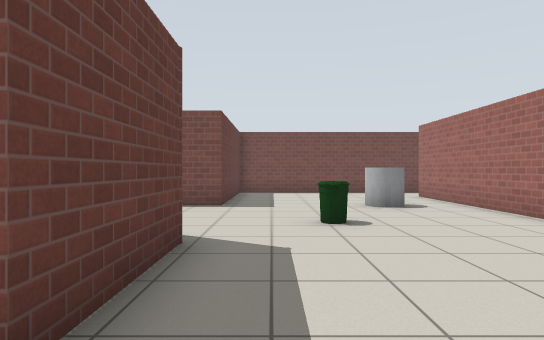
[1] (above)

16 first-person views from a walk through a world built for the Gazebo simulator. The camera is 0.94 m above the floor, looks level and sees 75° across. The floor is counted in squares, 1 m on a side. Each view is taken from the middle of a square. On the plan, view 1 faces up. The plan holds only what a view shows up to about 12 squares ahead; the rest is blank. The robots in the file are not drawn. Gazebo's built-in surfaces are drawn with simple patterns.

[2]
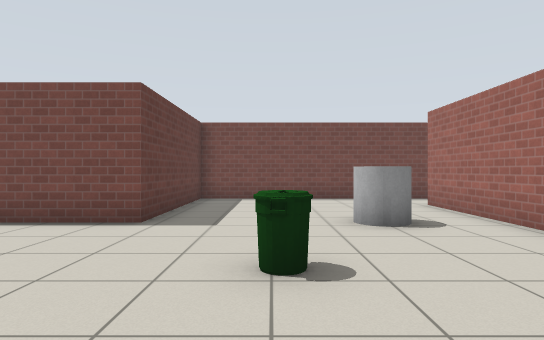

[3]
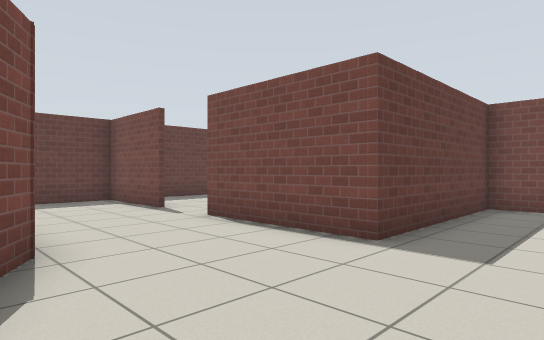

[4]
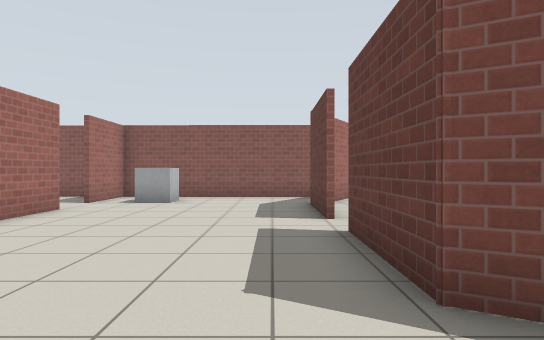

[5]
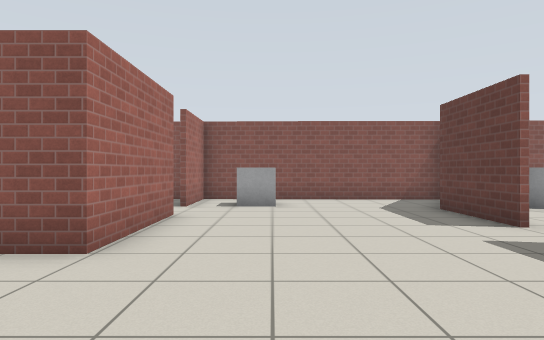

[6]
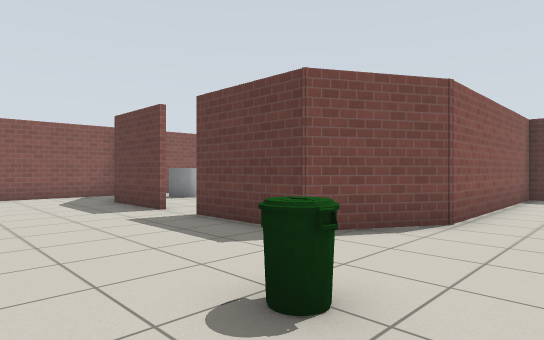

[7]
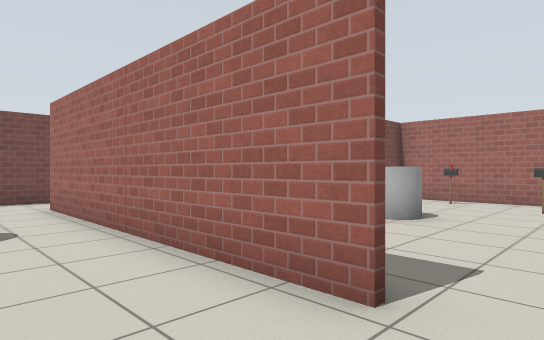

[8]
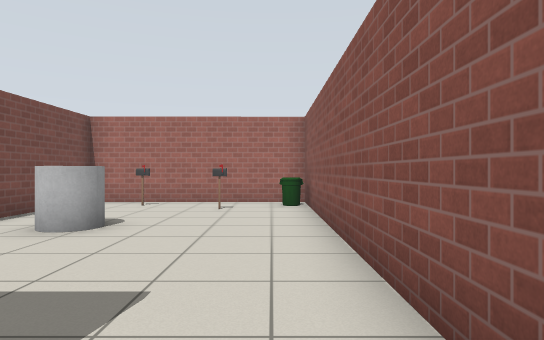

[9]
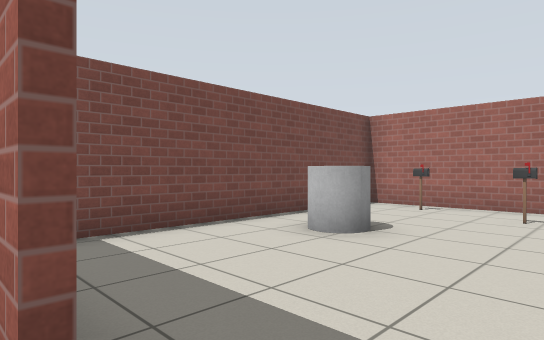

[10]
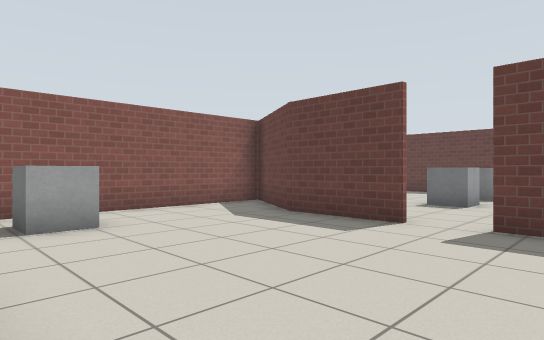

[11]
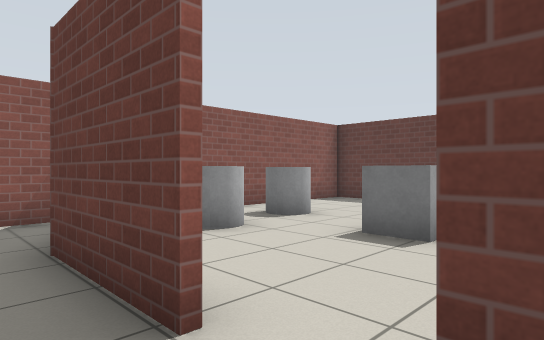

[12]
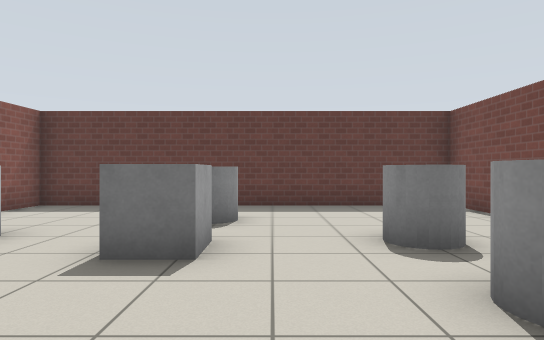

[13]
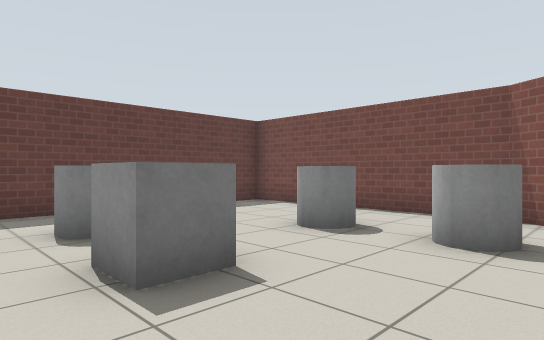

[14]
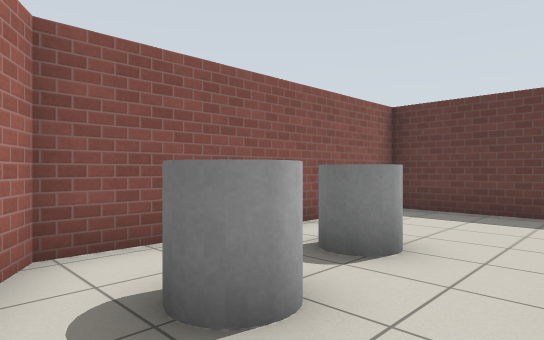

[15]
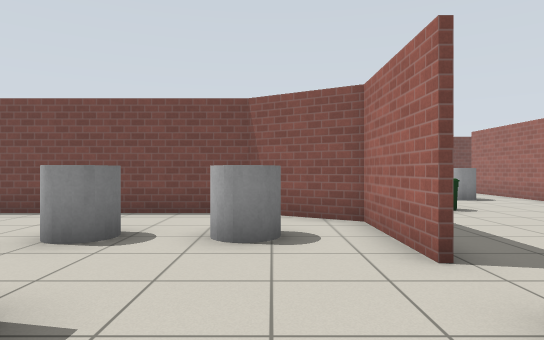

[16]
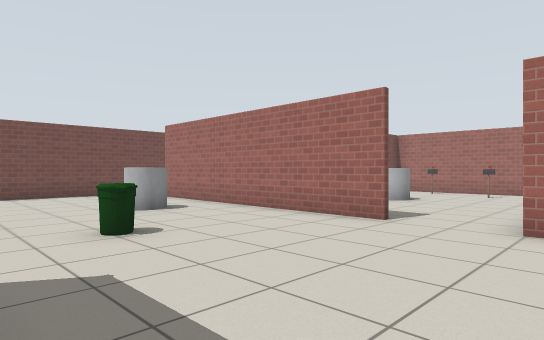

### Floor plan
Points are (right, up) in squares from view 1. A wall is a line through its corners. A room is listed if a view was taken in it or the views show most of it. See-through windows are left out.
Room 1 (views 1, 2, 3, 4, 5, 6, 7, 8, 11)
walls: (5.2, 4.1) (5.2, 12.6); (-1.2, 0.3) (-1.2, -2.7) (-2.7, -5.3); (5.2, -1.5) (5.2, 2); (-7.2, 9.3) (-10.4, 9.3) (-10.4, 5.9) (-3.5, 5.9) (-1.2, 4.5) (-1.2, 1.5); (-2, -5.3) (5.2, -5.4) (5.2, -3); (6.2, 14.6) (-1.2, 14.6) (-1.2, 9.3) (-5.2, 9.3)
ways out: opening at (5, 3.5) to room 2; opening at (-1, 1) to room 3; opening at (-6.5, 9); opening at (5, -2.5); opening at (5, 13.5)
objects: bin (1, 6); grey box (3, -4) to (4, -3); grey cylinder (3, 9) to (3, 10)
Room 2 (views 9, 10)
walls: (14.4, 2) (14.3, 8.3) (6.5, 8.3); (5.2, 2) (12.4, 2)
ways out: opening at (5, 3.5) to room 1
objects: grey cylinder (10, 6) to (10, 7); postbox (13, 4); postbox (13, 6)
Room 3 (views 12, 13, 14, 15, 16)
walls: (-1.3, 1.5) (-1.3, 4.5) (-3.5, 5.7) (-10.4, 5.7) (-10.4, -5.1) (-2, -5.3); (-2.8, -5.3) (-1.8, -3.6)
ways out: opening at (-1, 1) to room 1
objects: grey cylinder (-8, 0) to (-7, 0); grey cylinder (-6, -4) to (-6, -3); grey cylinder (-6, 3) to (-5, 3); grey box (-5, -1) to (-5, 0); grey cylinder (-4, -3) to (-3, -3); grey cylinder (-4, 3) to (-3, 3)

Positions as (right, up) in squares from view 1, and headings:
1: (0, 0), facing up
2: (1, 3), facing up
3: (1, 5), facing up-left
4: (0, 7), facing down
5: (3, 6), facing down
6: (3, 8), facing down-left
7: (3, 3), facing up-right
8: (4, 3), facing right
9: (5, 3), facing up-right
10: (5, 3), facing down-left
11: (0, 2), facing down-left
12: (-1, 1), facing left
13: (-2, -2), facing up-left
14: (-2, -1), facing down-left
15: (-3, -2), facing up
16: (-1, 1), facing up-right
